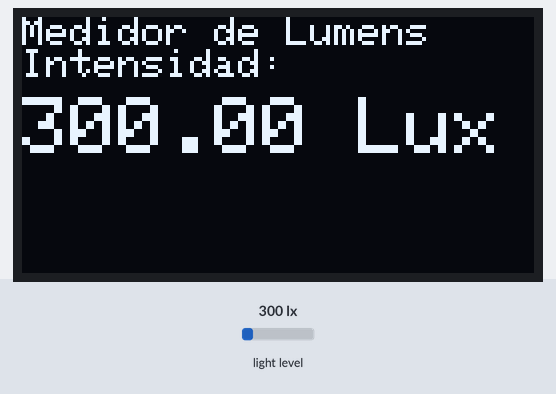
This sketch was run on a simulated Arduino Uno, built with avr-gcc and run on an emulated ATmega328P. Shown: 128×64 one-colour display. Inputs (shaded band) come from the test bench; at power-on: light level 300 lx. The display library's start-up logo is not drawn; what the sketch prints to the serial monitor is not drawn.

Above: at 3.2 s.
3.3 s: light level set to 40 lx
At 4.2 s:
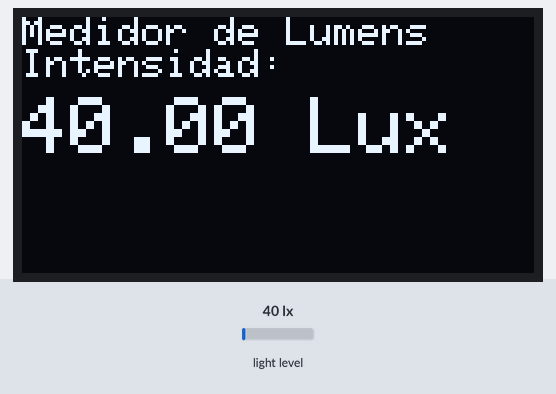
5.1 s: light level set to 500 lx
At 6.4 s:
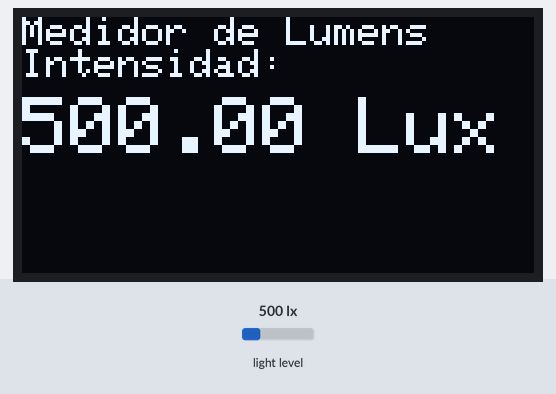
6.7 s: light level set to 1000 lx
At 7.6 s:
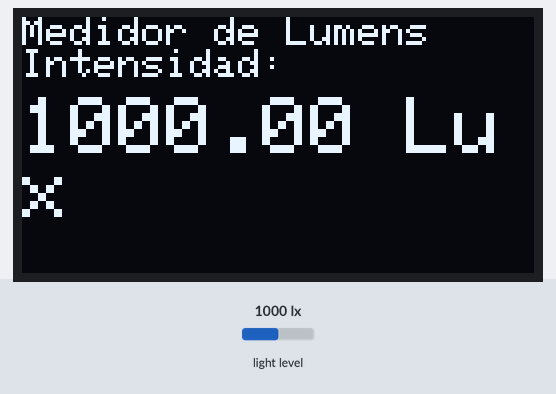
Timing chart, 0 to 9.7 s (numbered marks = the images above; inputs shaded):
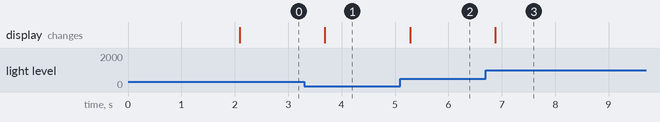

The sketch:

Luxometro.ino
```cpp
/*

  Advanced BH1750 library

  Connection:

    VCC -> 3V3 or 5V
    GND -> GND
    SCL -> SCL (A5 on Arduino Uno, Leonardo, etc or 21 on Mega and Due, on esp8266 free selectable)
    SDA -> SDA (A4 on Arduino Uno, Leonardo, etc or 20 on Mega and Due, on esp8266 free selectable)
    ADD -> (not connected) or GND

  ADD pin is used to set sensor I2C address. If it has voltage greater or equal to
  0.7VCC voltage (e.g. you've connected it to VCC) the sensor address will be
  0x5C. In other case (if ADD voltage less than 0.7 * VCC) the sensor address will
  be 0x23 (by default).

*/

#include <Wire.h>
#include <BH1750.h>
#include <SPI.h>
#include <Wire.h>
#include <Adafruit_GFX.h>
#include <Adafruit_SSD1306.h>
/*
  BH1750 can be physically configured to use two I2C addresses:
    - 0x23 (most common) (if ADD pin had < 0.7VCC voltage)
    - 0x5C (if ADD pin had > 0.7VCC voltage)

  Library uses 0x23 address as default, but you can define any other address.
  If you had troubles with default value - try to change it to 0x5C.

*/
#define SCREEN_WIDTH 128 // OLED display width, in pixels
#define SCREEN_HEIGHT 64 // OLED display height, in pixels

// Declaration for an SSD1306 display connected to I2C (SDA, SCL pins)
#define OLED_RESET     4 // Reset pin # (or -1 if sharing Arduino reset pin)
Adafruit_SSD1306 display(SCREEN_WIDTH, SCREEN_HEIGHT, &Wire, OLED_RESET);
BH1750 lightMeter(0x23);

void setup(){
  Wire.begin();
  Serial.begin(9600);
  if(!display.begin(SSD1306_SWITCHCAPVCC, 0x3C)) { // Address 0x3D for 128x64
    Serial.println(F("No se pudo conectar al display con esa dirección"));
  }
  display.display();
  delay(2000);
  display.clearDisplay();
  // Initialize the I2C bus (BH1750 library doesn't do this automatically)

  // On esp8266 you can select SCL and SDA pins using Wire.begin(D4, D3);

  /*

    BH1750 has six different measurement modes. They are divided in two groups;
    continuous and one-time measurements. In continuous mode, sensor continuously
    measures lightness value. In one-time mode the sensor makes only one
    measurement and then goes into Power Down mode.

    Each mode, has three different precisions:

      - Low Resolution Mode - (4 lx precision, 16ms measurement time)
      - High Resolution Mode - (1 lx precision, 120ms measurement time)
      - High Resolution Mode 2 - (0.5 lx precision, 120ms measurement time)

    By default, the library uses Continuous High Resolution Mode, but you can
    set any other mode, by passing it to BH1750.begin() or BH1750.configure()
    functions.

    [!] Remember, if you use One-Time mode, your sensor will go to Power Down
    mode each time, when it completes a measurement and you've read it.

    Full mode list:

      BH1750_CONTINUOUS_LOW_RES_MODE
      BH1750_CONTINUOUS_HIGH_RES_MODE (default)
      BH1750_CONTINUOUS_HIGH_RES_MODE_2

      BH1750_ONE_TIME_LOW_RES_MODE
      BH1750_ONE_TIME_HIGH_RES_MODE
      BH1750_ONE_TIME_HIGH_RES_MODE_2

  */

  // begin returns a boolean that can be used to detect setup problems.
  if (lightMeter.begin(BH1750::CONTINUOUS_HIGH_RES_MODE)) {
    Serial.println(F("BH1750 Advanced begin"));
  }
  else {
    Serial.println(F("Error initialising BH1750"));
  }

}


void loop() {
  display.clearDisplay();
  float lux = lightMeter.readLightLevel();
  Serial.print("Light: ");
  Serial.print(lux);
  Serial.println(" lx");
  //if(!display.begin(SSD1306_SWITCHCAPVCC, 0x3C)) { // Address 0x3D for 128x64
    //Serial.println(F("display desconectado"));
  //}else{
    display.setTextSize(1);             // Normal 1:1 pixel scale
    display.setTextColor(SSD1306_WHITE);        // Draw white text
    display.setCursor(0,0);             // Start at top-left corner
    display.println(F("Medidor de Lumens"));
    display.println(F("Intensidad: "));
    display.setTextSize(2);             // Normal 1:1 pixel scale
    display.setTextColor(SSD1306_WHITE);
    display.setCursor(0,20);
    display.print(lux);
    display.print(F(" Lux"));
    display.display();
  //}
  delay(500);
}
```

Measured:
- after the input at 3.3 s, the display: changes after 0.39 s (image 1)
- after the input at 5.1 s, the display: changes after 0.18 s (image 2)
- after the input at 6.7 s, the display: changes after 0.18 s (image 3)
